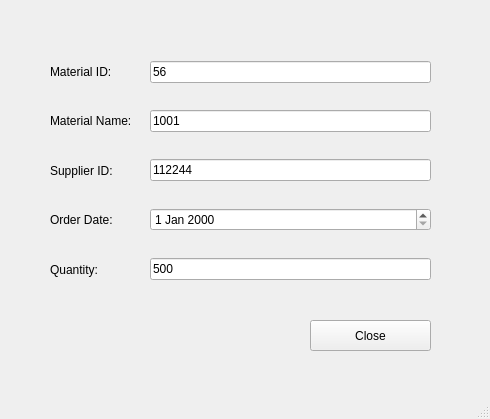
<?xml version="1.0" encoding="UTF-8"?>
<ui version="4.0">
 <class>MainWindow</class>
 <widget class="QMainWindow" name="MainWindow">
  <property name="geometry">
   <rect>
    <x>0</x>
    <y>0</y>
    <width>490</width>
    <height>419</height>
   </rect>
  </property>
  <property name="windowTitle">
   <string>MainWindow</string>
  </property>
  <widget class="QWidget" name="centralwidget">
   <widget class="QWidget" name="layoutWidget">
    <property name="geometry">
     <rect>
      <x>150</x>
      <y>40</y>
      <width>281</width>
      <height>261</height>
     </rect>
    </property>
    <layout class="QVBoxLayout" name="verticalLayout">
     <item>
      <widget class="QLineEdit" name="titleLineedit">
       <property name="text">
        <string>56</string>
       </property>
      </widget>
     </item>
     <item>
      <widget class="QLineEdit" name="lineEdit">
       <property name="text">
        <string>1001</string>
       </property>
      </widget>
     </item>
     <item>
      <widget class="QLineEdit" name="lineEdit_3">
       <property name="text">
        <string>112244</string>
       </property>
      </widget>
     </item>
     <item>
      <widget class="QDateEdit" name="dateEdit"/>
     </item>
     <item>
      <widget class="QLineEdit" name="lineEdit_2">
       <property name="text">
        <string>500</string>
       </property>
      </widget>
     </item>
    </layout>
   </widget>
   <widget class="QWidget" name="layoutWidget">
    <property name="geometry">
     <rect>
      <x>50</x>
      <y>50</y>
      <width>92</width>
      <height>241</height>
     </rect>
    </property>
    <layout class="QVBoxLayout" name="verticalLayout_2">
     <item>
      <widget class="QLabel" name="label">
       <property name="text">
        <string>Material ID:</string>
       </property>
      </widget>
     </item>
     <item>
      <widget class="QLabel" name="label_2">
       <property name="text">
        <string>Material Name:</string>
       </property>
      </widget>
     </item>
     <item>
      <widget class="QLabel" name="label_5">
       <property name="text">
        <string>Supplier ID:</string>
       </property>
      </widget>
     </item>
     <item>
      <widget class="QLabel" name="label_7">
       <property name="text">
        <string>Order Date:</string>
       </property>
      </widget>
     </item>
     <item>
      <widget class="QLabel" name="label_3">
       <property name="text">
        <string>Quantity:</string>
       </property>
      </widget>
     </item>
    </layout>
   </widget>
   <widget class="QPushButton" name="viewButton_5">
    <property name="geometry">
     <rect>
      <x>310</x>
      <y>320</y>
      <width>121</width>
      <height>31</height>
     </rect>
    </property>
    <property name="text">
     <string>Close</string>
    </property>
   </widget>
  </widget>
  <widget class="QMenuBar" name="menubar">
   <property name="geometry">
    <rect>
     <x>0</x>
     <y>0</y>
     <width>490</width>
     <height>26</height>
    </rect>
   </property>
  </widget>
  <widget class="QStatusBar" name="statusbar"/>
 </widget>
 <resources/>
 <connections/>
</ui>
